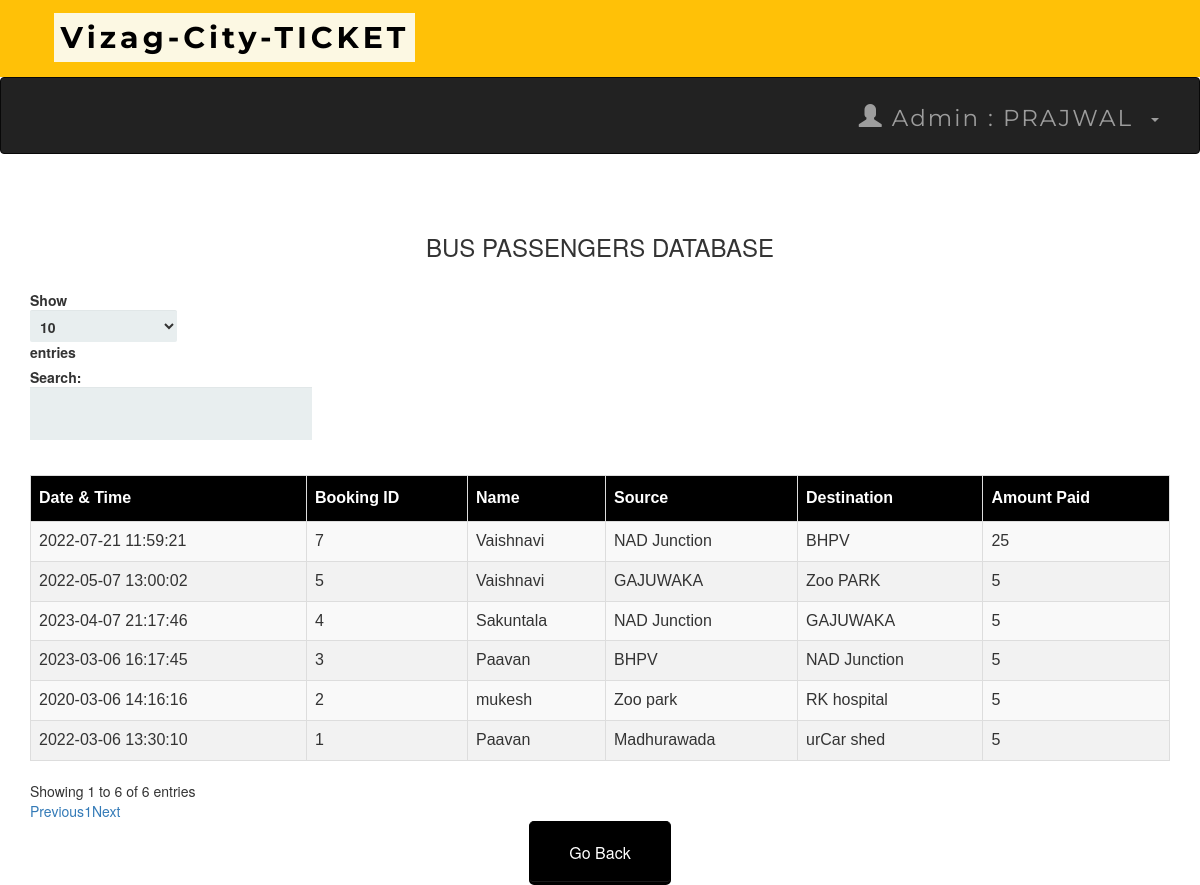
The page /adminbusdb.php (signed in) on the database its author committed.
### tables this page shows
CREATE TABLE `bustransactions` (
  `T_No.` int(10) NOT NULL,
  `email` varchar(50) NOT NULL,
  `source` varchar(50) NOT NULL,
  `dest` varchar(50) NOT NULL,
  `Name` varchar(50) NOT NULL,
  `Bus_No` int(11) NOT NULL,
  `NoOfpass` int(11) NOT NULL,
  `card_no` int(25) NOT NULL,
  `expmonth` int(2) NOT NULL,
  `expyear` int(2) NOT NULL,
  `cvv` int(3) NOT NULL,
  `pin` int(4) NOT NULL,
  `Date` datetime NOT NULL DEFAULT current_timestamp(),
  `Amt` int(10) NOT NULL
);

### adminbusdb.php (the view, shortened to what this page needs)
<?php
include 'connect.php' ;
include 'adminheader.php';
?>
 <!DOCTYPE html>
 <html>
 <link rel='stylesheet' href='index.css'>
      <head>
           <link rel="stylesheet" href="https://maxcdn.bootstrapcdn.com/bootstrap/3.3.6/css/bootstrap.min.css" />
           <link rel="stylesheet" href="https://cdn.datatables.net/1.10.12/css/dataTables.bootstrap.min.css" />
      </head>
      <body>
           <br /><br />
           <div class="container">
                <h3 align="center">BUS PASSENGERS DATABASE</h3>
                <br />
                <div class="table-responsive">
                     <table id="data" class="table table-striped table-bordered">
                          <thead>
                               <tr>
                                    <th> Date & Time</th>
                                    <th> Booking ID  </th>
                                    <th> Name </th>
                                    <th> Source </th>
                                    <th> Destination </th>
                                    <th> Amount Paid</th>
                               </tr>
                          </thead>
                          <tbody>
  <?php
   $result = mysqli_query($connect , "select * From bustransactions");
  while ($row = mysqli_fetch_assoc($result)):
  ?>
  <tr>
    <td><?php echo $row['Date']; ?></td>
    <td><?php echo $row['T_No.']; ?></td>
    <td><?php echo $row['Name']; ?></td>
    <td><?php echo $row['source']; ?></td>
    <td><?php echo $row['dest']; ?></td>
    <td><?php echo $row['Amt']; ?></td>
    </tr>
  <?php endwhile; ?>
</tbody>
                     </table>
                </div>
           </div>
      </body>
 </html>
<table align='center'>
<tr>
  <td><a href='admin.php'><button style="background-color: black ; border-color:black "  ><span style="color:white">Go Back </span> </button></a></td>
 </tr>

### index.css (style rules this page uses)
*, *:before, *:after { -moz-box-sizing: border-box; -webkit-box-sizing: border-box; box-sizing: border-box; }
a { text-decoration:none; }
td { text-align: center; }
button { padding: 19px 39px 18px 39px; color: #FFF; background-color: #a8db34; font-size: 18px; text-align: center; font-style: normal; border-radius: 5px; width: 100%; border: 1px solid #71db34; border-width: 1px 1px 3px; box-shadow: 0 -1px 0 rgba(255,255,255,0.1) inset; margin-bottom: 10px; }

### adminbusdb.php (style rules this page uses)
table#data { font-size:16px; font-family: "Trebuchet MS", Arial, Helvetica, sans-serif; border-collapse: collapse; border-spacing: 0; width: 100%; }
#data td, #data th { border: 1px solid #ddd; text-align: left; padding: 8px; }
#data tr:nth-child(even) { background-color: #f2f2f2 }
#data th { padding-top: 11px; padding-bottom: 11px; background-color: black; color: white; }

### rows shown on the page
bustransactions: Date "2022-03-06 13:30:10", value "1", Name "Paavan", source "Madhurawada", dest "urCar shed", Amt "5"
bustransactions: Date "2020-03-06 14:16:16", value "2", Name "mukesh", source "Zoo park", dest "RK hospital", Amt "5"
bustransactions: Date "2023-03-06 16:17:45", value "3", Name "Paavan", source "BHPV", dest "NAD Junction", Amt "5"
bustransactions: Date "2023-04-07 21:17:46", value "4", Name "Sakuntala", source "NAD Junction", dest "GAJUWAKA", Amt "5"
bustransactions: Date "2022-05-07 13:00:02", value "5", Name "Vaishnavi", source "GAJUWAKA", dest "Zoo PARK", Amt "5"
bustransactions: Date "2022-07-21 11:59:21", value "7", Name "Vaishnavi", source "NAD Junction", dest "BHPV", Amt "25"

### other values the page prints
$_SESSION['name'] "PRAJWAL"
